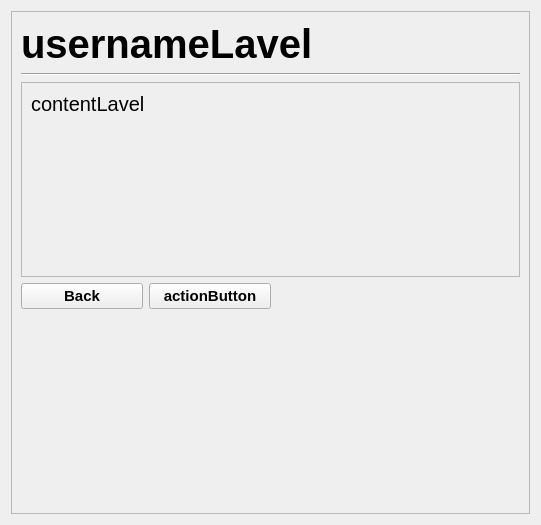
<?xml version="1.0" encoding="UTF-8"?>
<ui version="4.0">
 <class>ProfileWidget</class>
 <widget class="QWidget" name="ProfileWidget">
  <property name="geometry">
   <rect>
    <x>0</x>
    <y>0</y>
    <width>541</width>
    <height>525</height>
   </rect>
  </property>
  <property name="windowTitle">
   <string notr="true">Form</string>
  </property>
  <layout class="QGridLayout" name="gridLayout_3">
   <item row="0" column="0">
    <widget class="QFrame" name="generalFrame">
     <property name="maximumSize">
      <size>
       <width>1000</width>
       <height>16777215</height>
      </size>
     </property>
     <property name="frameShape">
      <enum>QFrame::Shape::StyledPanel</enum>
     </property>
     <property name="frameShadow">
      <enum>QFrame::Shadow::Raised</enum>
     </property>
     <layout class="QVBoxLayout" name="verticalLayout">
      <item>
       <widget class="QLabel" name="usernameLabel">
        <property name="font">
         <font>
          <family>Arial</family>
          <pointsize>30</pointsize>
          <bold>true</bold>
         </font>
        </property>
        <property name="text">
         <string notr="true">usernameLavel</string>
        </property>
       </widget>
      </item>
      <item>
       <widget class="Line" name="line">
        <property name="orientation">
         <enum>Qt::Orientation::Horizontal</enum>
        </property>
       </widget>
      </item>
      <item>
       <widget class="QScrollArea" name="scrollArea">
        <property name="widgetResizable">
         <bool>true</bool>
        </property>
        <widget class="QWidget" name="scrollAreaWidgetContents">
         <property name="geometry">
          <rect>
           <x>0</x>
           <y>0</y>
           <width>497</width>
           <height>187</height>
          </rect>
         </property>
         <property name="sizePolicy">
          <sizepolicy hsizetype="Preferred" vsizetype="Preferred">
           <horstretch>0</horstretch>
           <verstretch>0</verstretch>
          </sizepolicy>
         </property>
         <layout class="QGridLayout" name="gridLayout_2">
          <item row="0" column="0">
           <widget class="QLabel" name="contentLabel">
            <property name="sizePolicy">
             <sizepolicy hsizetype="Expanding" vsizetype="Expanding">
              <horstretch>0</horstretch>
              <verstretch>0</verstretch>
             </sizepolicy>
            </property>
            <property name="font">
             <font>
              <family>Arial</family>
              <pointsize>15</pointsize>
              <bold>false</bold>
             </font>
            </property>
            <property name="frameShadow">
             <enum>QFrame::Shadow::Plain</enum>
            </property>
            <property name="text">
             <string notr="true">contentLavel</string>
            </property>
            <property name="scaledContents">
             <bool>false</bool>
            </property>
            <property name="alignment">
             <set>Qt::AlignmentFlag::AlignLeading|Qt::AlignmentFlag::AlignLeft|Qt::AlignmentFlag::AlignTop</set>
            </property>
            <property name="wordWrap">
             <bool>true</bool>
            </property>
           </widget>
          </item>
         </layout>
        </widget>
       </widget>
      </item>
      <item>
       <layout class="QHBoxLayout" name="horizontalLayout">
        <item>
         <layout class="QHBoxLayout" name="buttonsLayout">
          <item>
           <widget class="QPushButton" name="backButton">
            <property name="sizePolicy">
             <sizepolicy hsizetype="Expanding" vsizetype="Fixed">
              <horstretch>0</horstretch>
              <verstretch>0</verstretch>
             </sizepolicy>
            </property>
            <property name="font">
             <font>
              <family>Arial</family>
              <pointsize>11</pointsize>
              <bold>true</bold>
             </font>
            </property>
            <property name="text">
             <string>Back</string>
            </property>
           </widget>
          </item>
          <item>
           <widget class="QPushButton" name="actionButton">
            <property name="sizePolicy">
             <sizepolicy hsizetype="Expanding" vsizetype="Fixed">
              <horstretch>0</horstretch>
              <verstretch>0</verstretch>
             </sizepolicy>
            </property>
            <property name="font">
             <font>
              <family>Arial</family>
              <pointsize>11</pointsize>
              <bold>true</bold>
             </font>
            </property>
            <property name="text">
             <string notr="true">actionButton</string>
            </property>
           </widget>
          </item>
         </layout>
        </item>
        <item>
         <spacer name="horizontalSpacer">
          <property name="orientation">
           <enum>Qt::Orientation::Horizontal</enum>
          </property>
          <property name="sizeType">
           <enum>QSizePolicy::Policy::Expanding</enum>
          </property>
          <property name="sizeHint" stdset="0">
           <size>
            <width>40</width>
            <height>20</height>
           </size>
          </property>
         </spacer>
        </item>
       </layout>
      </item>
      <item>
       <spacer name="bottomSpacer">
        <property name="orientation">
         <enum>Qt::Orientation::Vertical</enum>
        </property>
        <property name="sizeHint" stdset="0">
         <size>
          <width>20</width>
          <height>40</height>
         </size>
        </property>
       </spacer>
      </item>
     </layout>
    </widget>
   </item>
  </layout>
 </widget>
 <resources/>
 <connections/>
</ui>
